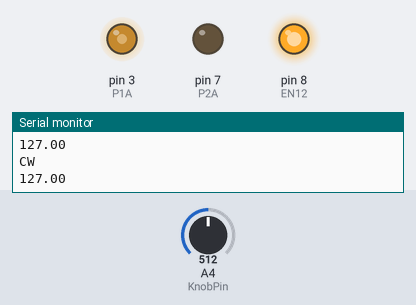
A sketch run on a simulated Arduino Uno, built with avr-gcc and run on an emulated ATmega328P. Parts: output pins drawn as LEDs (lit = HIGH), the last lines printed to the serial monitor. Inputs (shaded band) come from the test bench; at power-on: A4 (KnobPin) = 512.

Above: at 1.8 s.
1.9 s: A4 (KnobPin) set to 716
At 3.2 s:
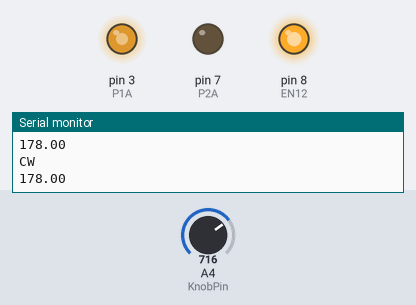
3.5 s: A4 (KnobPin) set to 900
At 4.9 s:
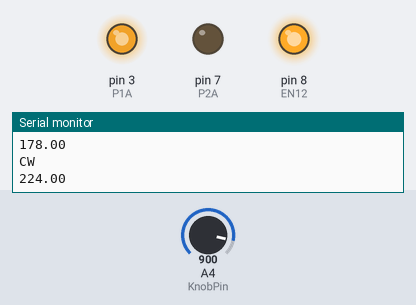
5.5 s: A4 (KnobPin) set to 122
At 6.5 s:
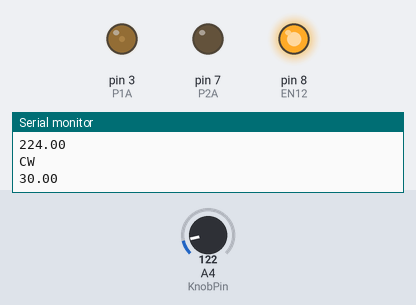
7.5 s: A4 (KnobPin) set to 0
At 9.2 s:
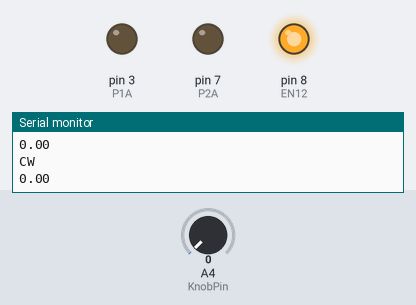
9.5 s: A4 (KnobPin) set to 511
At 10.8 s:
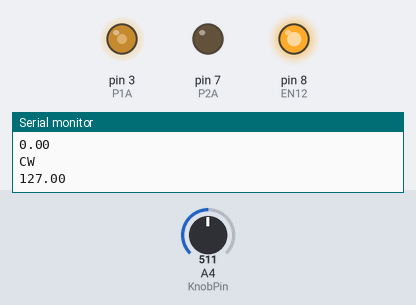
Timing chart, 0 to 12.5 s (numbered marks = the images above; inputs shaded):
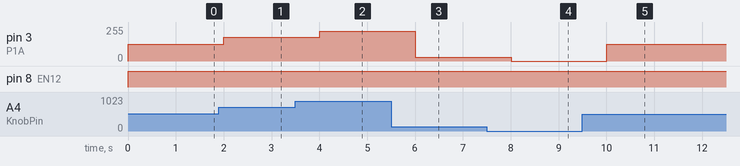

The sketch:

sketch_oct09b.ino
```cpp
#define P1A 3
#define P2A 7
#define EN12 8
#define KnobPin 4

boolean ButtonState;
float Speed;

void setup() {
  Serial.begin(9600);
  pinMode(P1A, OUTPUT);
  pinMode(P2A, OUTPUT);
  pinMode(EN12, OUTPUT);
  pinMode(KnobPin, INPUT);
}

void loop() {
  float Speed = analogRead(KnobPin);
  Speed = map(Speed, 0, 1024, 0, 255);

  Serial.println("CW");
  digitalWrite(EN12, HIGH);
  analogWrite(P1A , Speed);
  digitalWrite(P2A, LOW);

  Serial.println(Speed);
  delay(1000);
}
```

Measured:
- after the input at 1.9 s, pin 3 (P1A): 127/255 → 178/255 after 0.10 s
- after the input at 3.5 s, pin 3 (P1A): 178/255 → 224/255 after 0.50 s
- after the input at 5.5 s, pin 3 (P1A): 224/255 → 30/255 after 0.50 s
- after the input at 7.5 s, pin 3 (P1A): 30/255 → 0/255 after 0.51 s
- after the input at 9.5 s, pin 3 (P1A): 0/255 → 127/255 after 0.51 s
